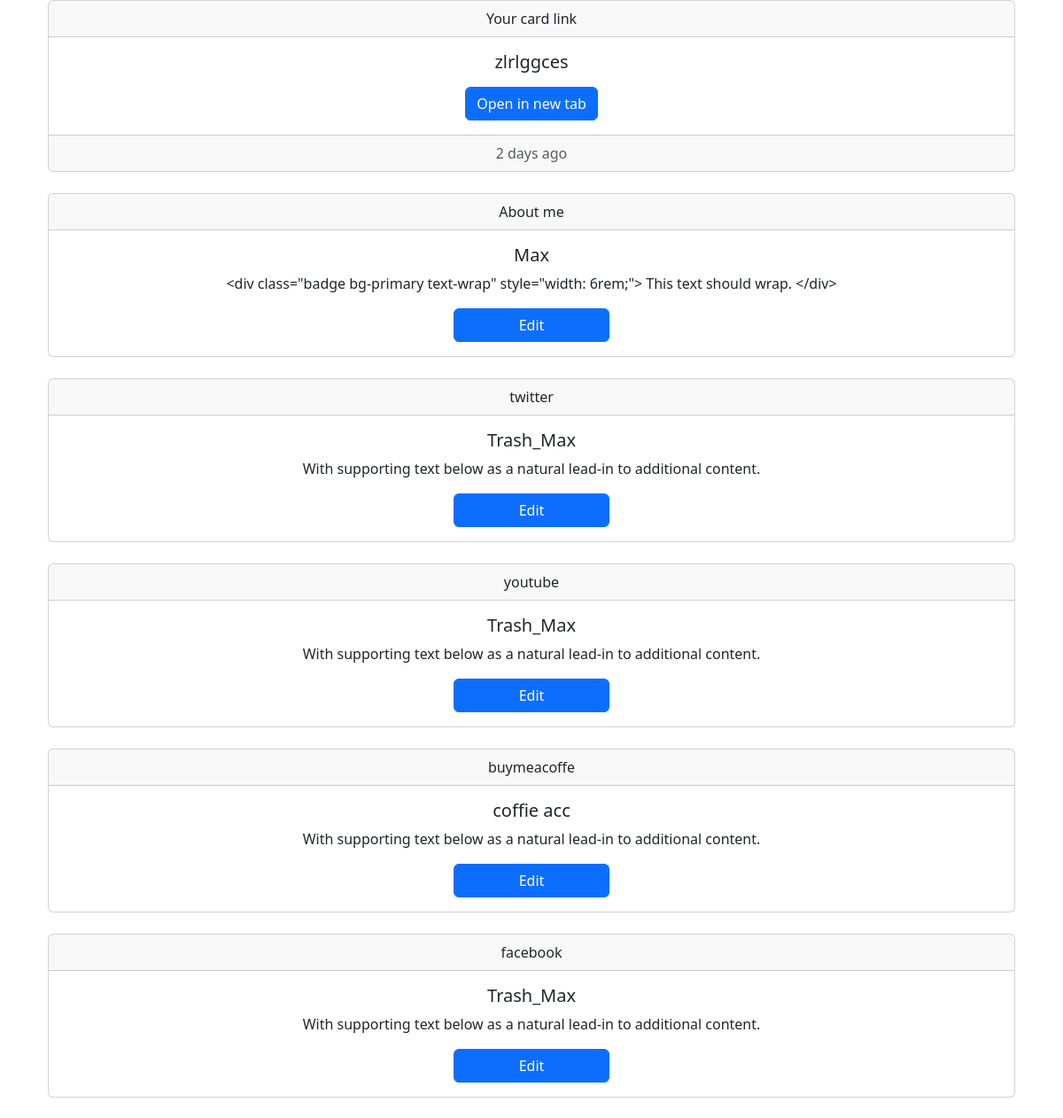
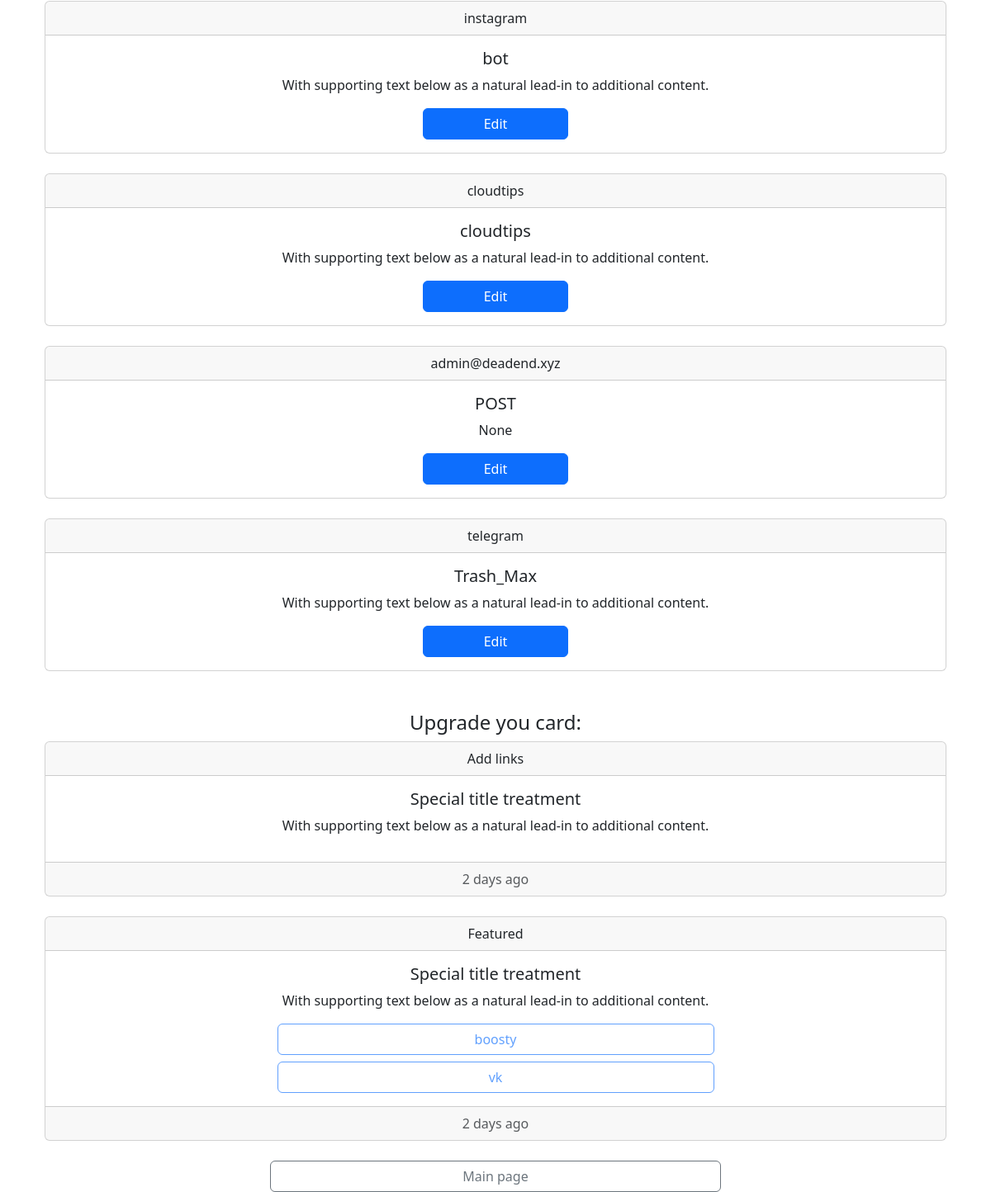
The page /home/ (signed in) on the database its author committed (2 pictures, top to bottom).
### app/models/links.py (models this page shows, shortened)
class Links(db.Model):
    id = db.Column(db.Integer, primary_key=True)
    user_id = db.Column(db.Integer, db.ForeignKey('user.id'))
    unique_link = db.Column(db.String(12), unique=True)
    about = (db.relationship('About', backref='links'))
    email = (db.relationship('Email', backref='links'))
    twitter = (db.relationship('Twitter', backref='links'))
    youtube = (db.relationship('Youtube', backref='links'))
    facebook = (db.relationship('Facebook', backref='links'))
    vkontakte = (db.relationship('Vkontakte', backref='links'))
    instagram = (db.relationship('Instagram', backref='links'))
    buymeacoffe = (db.relationship('Buymeacoffe', backref='links'))
    cloudtips = (db.relationship('Cloudtips', backref='links'))
    boosty = (db.relationship('Boosty', backref='links'))
    telegram = (db.relationship('Telegram', backref='links'))
    def get_links(self) -> list:
        used = []
        free = []
        used.append(self.about[0]) if self.about else free.append('about')
        used.append(self.twitter[0]) if self.twitter else free.append('twitter')
        used.append(self.youtube[0]) if self.youtube else free.append('youtube')
        used.append(self.boosty[0]) if self.boosty else free.append('boosty')
        used.append(self.buymeacoffe[0]) if self.buymeacoffe else free.append('buymeacoffe')
        used.append(self.facebook[0]) if self.facebook else free.append('facebook')
        used.append(self.instagram[0]) if self.instagram else free.append('instagram')
        used.append(self.vkontakte[0]) if self.vkontakte else free.append('vk')
        used.append(self.cloudtips[0]) if self.cloudtips else free.append('cloudtips')
        used.append(self.email[0]) if self.email else free.append('email')
        used.append(self.telegram[0]) if self.telegram else free.append('telegram')
        return [used, free]

class SocialNetwork():
    id = db.Column(db.Integer, primary_key=True)
    username = db.Column(db.String(160))
    about = db.Column(db.String(32))
    network_name = db.Column(db.String(16))
    description = db.Column(db.String(255))
    def get_title(self):
        return self.network_name

class About(db.Model, SocialNetwork):
    links_id = db.Column(db.Integer, db.ForeignKey('links.id'))

class Twitter(db.Model, SocialNetwork):
    links_id = db.Column(db.Integer, db.ForeignKey('links.id'))

class Youtube(db.Model, SocialNetwork):
    links_id = db.Column(db.Integer, db.ForeignKey('links.id'))

class Buymeacoffe(db.Model, SocialNetwork):
    links_id = db.Column(db.Integer, db.ForeignKey('links.id'))

class Facebook(db.Model, SocialNetwork):
    links_id = db.Column(db.Integer, db.ForeignKey('links.id'))

class Instagram(db.Model, SocialNetwork):
    links_id = db.Column(db.Integer, db.ForeignKey('links.id'))

class Cloudtips(db.Model, SocialNetwork):
    links_id = db.Column(db.Integer, db.ForeignKey('links.id'))

class Email(db.Model, SocialNetwork):
    links_id = db.Column(db.Integer, db.ForeignKey('links.id'))

class Telegram(db.Model, SocialNetwork):
    links_id = db.Column(db.Integer, db.ForeignKey('links.id'))

### app/main/routes.py (the view)
@bp.route('/home/')
@login_required
def home():
    used_links, free_links = current_user.links[0].get_links()
    return render_template('home.html',
                           user=current_user,
                           used_links=used_links,
                           free_links=free_links,
                           networks=networks_data,
                           )

### app/__init__.py (called while the page is built)
def create_app(config_class=Config):
    app = Flask(__name__)
    app.config.from_object(config_class)
    db.init_app(app)
    from app.models.user import User
    login_manager.init_app(app)
    migrate.init_app(app, db)
    from app.main import bp as main_bp
    app.register_blueprint(main_bp)
    from app.auth import bp as auth_bp
    app.register_blueprint(auth_bp, url_prefix='/auth')
    @login_manager.user_loader
    def load_user(id):
        return User.query.get(int(id))
    @app.route('/test/')
    def test_page():
        return '<h1>Testing the Flask Application Factory Pattern</h1>'
    return app

### app/models/user.py (called while the page is built)
    def is_paying(self) -> bool:
        if self.payment_state != 'white':
            return True
        else:
            return False

### app/templates/home.html (shortened to what this page needs)
{% extends "base.html" %}
{% block content %}
<div class="container">
  {% include 'links/home/unique_link.html' %}
</div>
<br>
<div class="container">
  {% for link in used_links %}
    {%  if  link.network_name == "about" %}
      {% include 'links/home/view/about.html' %}
      <br>
    {% elif link.network_name == "email" %}
      {% include 'links/home/view/email.html' %}
      <br>
    {% else %}
      {% include 'links/home/view/common_view.html' %}
      <br>
    {% endif %}
  {% endfor %}
</div>
<br>
<div class="container">
  <div align="center">
    <h4>Upgrade you card:</h4>
  </div>
  {% if free_links %}
    {% include 'links/home/view/freelinks.html' %}
    {% if not user.is_paying() %}
      {% include 'links/home/view/postpaid.html' %}
    {% endif %}
  {% endif %}
</div>
<br>
<div class="container">
  {% include 'bottom_buttons.html' %}
</div>
{% endblock %}

### app/templates/links/home/unique_link.html (shortened to what this page needs)
<div class="card text-center">
    <div class="card-header">
      Your card link
    </div>
    <div class="card-body">
      <h5 class="card-title">{{ user.links[0].unique_link }}</h5>
      <a href="{{ url_for('main.short_list_of_links', unique_link=user.links[0].unique_link) }}" class="btn btn-primary">Open in new tab</a>
    </div>
    <div class="card-footer text-muted">
      2 days ago
    </div>
</div>

### app/templates/links/home/view/about.html (shortened to what this page needs)
<div class="card text-center">
    <div class="card-header">
      About me
    </div>
    <div class="card-body">
      <h5 class="card-title">{{ user.links[0].about[0].username }}</h5>
      <p class="card-text">{{ user.links[0].about[0].description }}</p>
      <div class="d-grid col-2 mx-auto">
        <a href="{{ url_for('main.about', action='edit') }}" class="btn btn-primary">Edit</a>
      </div>
    </div>
  </div>

### app/templates/links/home/view/common_view.html (shortened to what this page needs)
<div class="card text-center">
    <div class="card-header">
      {{ link.get_title() }}
    </div>
    <div class="card-body">
      <h5 class="card-title">{{ link.username }}</h5>
      <p class="card-text">With supporting text below as a natural lead-in to additional content.</p>
      <div class="d-grid col-2 mx-auto">
        {% set redirect_url = 'main.' + link.network_name %}
        <a href="{{ url_for(redirect_url, action='edit') }}" class="btn btn-primary">Edit</a>
      </div>
    </div>
  </div>

### app/templates/links/home/view/email.html
<div class="card text-center">
    <div class="card-header">
      {{ user.links[0].email[0].username }}
    </div>
    <div class="card-body">
      <h5 class="card-title">{{ user.links[0].email[0].about }}</h5>
      <p class="card-text">{{ user.links[0].email[0].description }}</p>
      <div class="d-grid col-2 mx-auto">
        <a href="{{ url_for('main.email', action='edit') }}" class="btn btn-primary">Edit</a>
      </div>
    </div>
  </div>

### rows shown on the page
Links: unique_link "zlrlggces"
About: username "Max", description "<div class=\"badge bg-primary text-wrap\" style=\"width: 6rem;\"> This text should wrap. </div>"
Twitter: get_title "twitter", username "Trash_Max"
Youtube: get_title "youtube", username "Trash_Max"
Buymeacoffe: get_title "buymeacoffe", username "coffie acc"
Facebook: get_title "facebook", username "Trash_Max"
Instagram: get_title "instagram", username "bot"
Cloudtips: get_title "cloudtips", username "cloudtips"
Email: username "admin@deadend.xyz", about "POST", description "None"
Telegram: get_title "telegram", username "Trash_Max"

### other values the page prints
{{ link }} "boosty" "vk"
